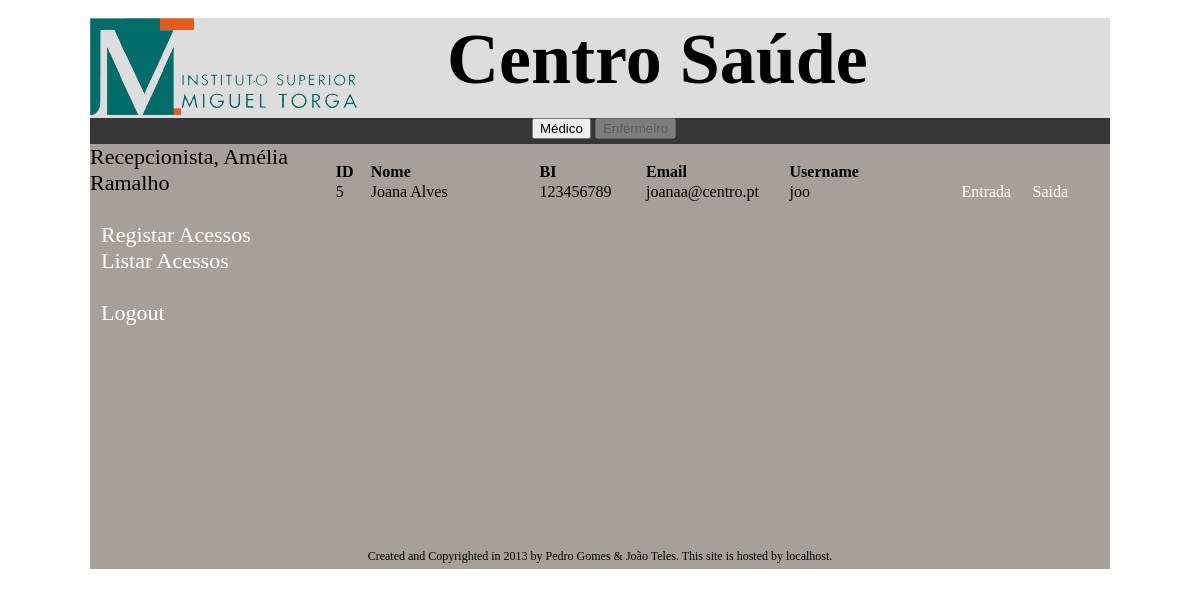
The app's page /index.php?view=acess_regist&type=enfer (signed in) with its own data.
### tables this page shows
CREATE TABLE IF NOT EXISTS funcionarios (
	idFuncionario 		INT(11) PRIMARY KEY NOT NULL AUTO_INCREMENT,
	cargo			VARCHAR(10) NOT NULL,
	nome			VARCHAR(20) NOT NULL,
	sexo			VARCHAR(1) NOT NULL,
	username 		VARCHAR(20) NOT NULL,
	pass 			VARCHAR(20) NOT NULL,
	estado			VARCHAR(1) NOT NULL,
	email 			VARCHAR(50) NOT NULL,
	bi			BIGINT(10) NOT NULL,
	nif			BIGINT(10) NOT NULL,
	morada			VARCHAR(100) NOT NULL,
	codPostal		INT(7) NOT NULL,
	dataNascimento		DATE NOT NULL,
	telefone		INT(9) NOT NULL,
	telemovel		INT(9) NOT NULL,
	numLicenca		VARCHAR(10) NOT NULL
);

### views/main/recep/acess_regist_enfer.php (the view, shortened to what this page needs)
<?php
	include('control/connect.php');
	$query = "SELECT * FROM funcionarios ORDER BY idFuncionario";
	$result = mysql_query($query,$link) or die ('A consulta falhou!: ' . mysql_error());
?>
<div align="center">
<table border="0" cellspacing="0" width="90%">
<br>
	<tr align="left">
		<th width="5%">ID</th>
		<th width="25%">Nome</th>
		<th width="15%">BI</th>
		<th width="20%">Email</th>
		<th width="25%">Username</th>
		<th width="10%">&nbsp;</th>
		<th width="10%">&nbsp;</th>
	</tr>
<?php
	while ($reg = mysql_fetch_array($result)) {
		if ($reg["cargo"]=="enfer") {
?>
		<tr align="left">
			<td><?php echo $reg["idFuncionario"]; ?></td>
			<td><?php echo $reg["nome"]; ?></td>
			<td><?php echo $reg["bi"]; ?></td>
			<td><?php echo $reg["email"]; ?></td>
			<td><?php echo $reg["username"]; ?></td>
			<td><a href= "index.php?view=acess_registIN&id=<?php echo $reg["idFuncionario"] ?>">Entrada</a></td>
			<td><a href= "index.php?view=acess_registOUT&id=<?php echo $reg["idFuncionario"] ?>">Saida</a></td>
		</tr>
<?php
		}
	}
?>
</table>
<br>
</div>

### centro.css (style rules this page uses)
body, html { margin:0; padding:0; color:#000; }
a:link { text-decoration:none; color: #FFFFFF; }

### records on screen
funcionarios: idFuncionario "5", nome "Joana Alves", bi "123456789", email "joanaa@centro.pt", username "joo"

### other values on screen
$_SESSION["user_name"] "Amélia Ramalho"
